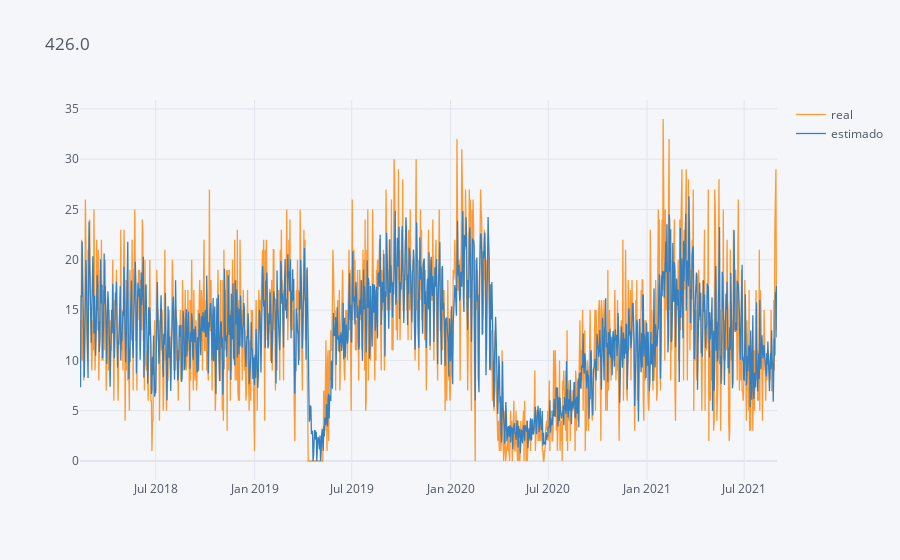
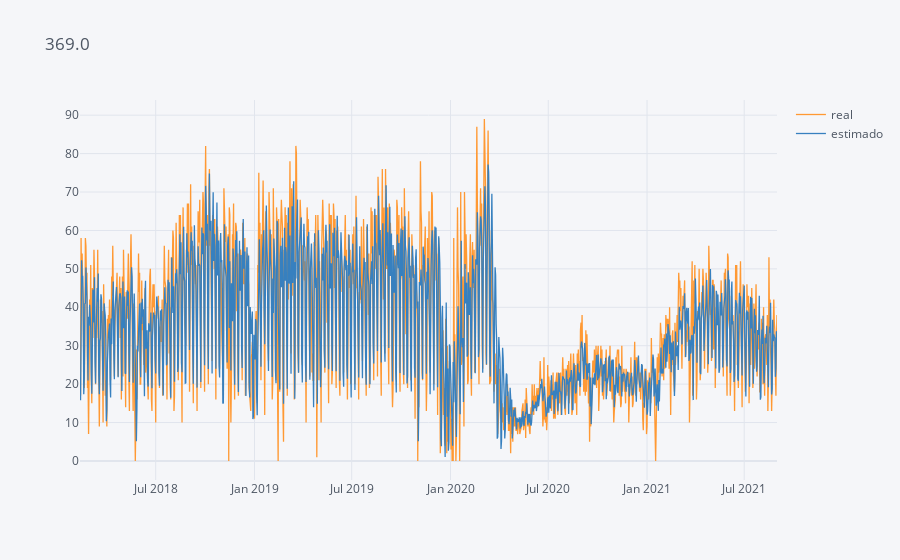
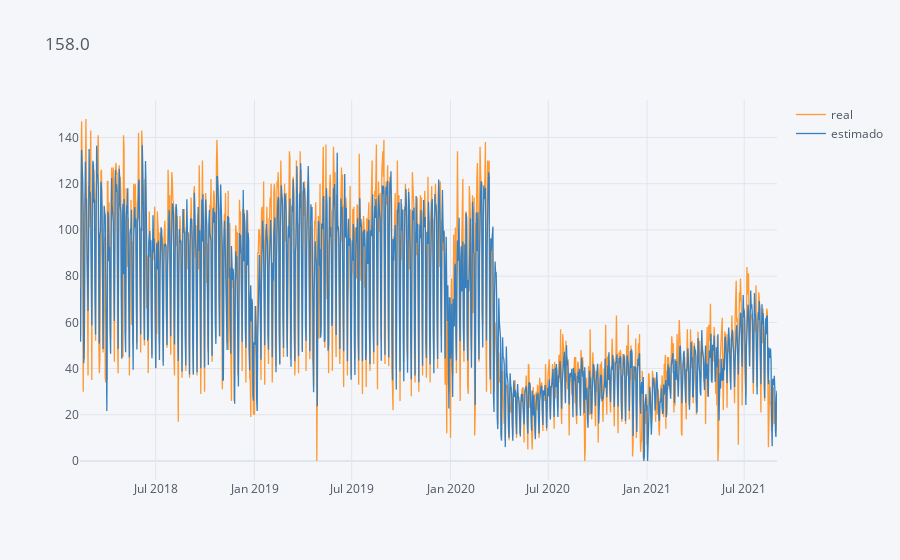
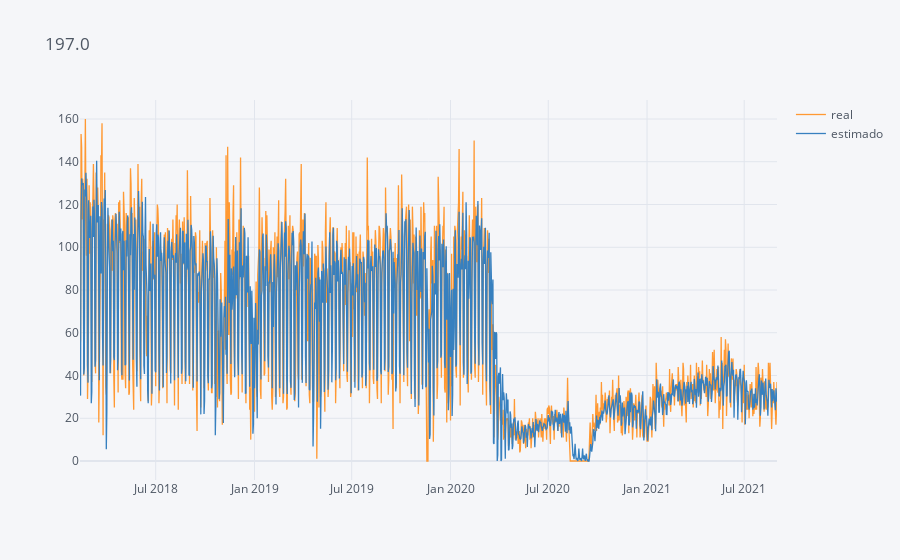

Notebook code for these charts, in order:
### Markdown cell above
### Real vs estimado

### Code cell
eb.plot_real_vs_est(X, y, model, id_col='Ciclo_Estacion_Retiro')

### Figure 1 — Plotly figure (JSON) as saved in the notebook; plotly's stock layout.template omitted (floating-point values rounded to 4 significant figures; data arrays with more than 128 entries replaced by an {"elided": "..."} marker saying what was removed)
{"data": [{"line": {"color": "rgba(255, 153, 51, 1.0)", "dash": "solid", "shape": "linear", "width": 1.3}, "mode": "lines", "name": "real", "text": "", "type": "scatter", "x": {"elided": "1299 str values"}, "y": {"elided": "1299 int values"}}, {"line": {"color": "rgba(55, 128, 191, 1.0)", "dash": "solid", "shape": "linear", "width": 1.3}, "mode": "lines", "name": "estimado", "text": "", "type": "scatter", "x": {"elided": "1299 str values"}, "y": {"elided": "1299 float values"}}], "layout": {"legend": {"bgcolor": "#F5F6F9", "font": {"color": "#4D5663"}}, "paper_bgcolor": "#F5F6F9", "plot_bgcolor": "#F5F6F9", "title": {"font": {"color": "#4D5663"}, "text": "426.0"}, "xaxis": {"gridcolor": "#E1E5ED", "showgrid": true, "tickfont": {"color": "#4D5663"}, "title": {"font": {"color": "#4D5663"}, "text": ""}, "zerolinecolor": "#E1E5ED"}, "yaxis": {"gridcolor": "#E1E5ED", "showgrid": true, "tickfont": {"color": "#4D5663"}, "title": {"font": {"color": "#4D5663"}, "text": ""}, "zerolinecolor": "#E1E5ED"}}}

### Figure 2 — Plotly figure (JSON) as saved in the notebook; plotly's stock layout.template omitted (floating-point values rounded to 4 significant figures; data arrays with more than 128 entries replaced by an {"elided": "..."} marker saying what was removed)
{"data": [{"line": {"color": "rgba(255, 153, 51, 1.0)", "dash": "solid", "shape": "linear", "width": 1.3}, "mode": "lines", "name": "real", "text": "", "type": "scatter", "x": {"elided": "1299 str values"}, "y": {"elided": "1299 int values"}}, {"line": {"color": "rgba(55, 128, 191, 1.0)", "dash": "solid", "shape": "linear", "width": 1.3}, "mode": "lines", "name": "estimado", "text": "", "type": "scatter", "x": {"elided": "1299 str values"}, "y": {"elided": "1299 float values"}}], "layout": {"legend": {"bgcolor": "#F5F6F9", "font": {"color": "#4D5663"}}, "paper_bgcolor": "#F5F6F9", "plot_bgcolor": "#F5F6F9", "title": {"font": {"color": "#4D5663"}, "text": "369.0"}, "xaxis": {"gridcolor": "#E1E5ED", "showgrid": true, "tickfont": {"color": "#4D5663"}, "title": {"font": {"color": "#4D5663"}, "text": ""}, "zerolinecolor": "#E1E5ED"}, "yaxis": {"gridcolor": "#E1E5ED", "showgrid": true, "tickfont": {"color": "#4D5663"}, "title": {"font": {"color": "#4D5663"}, "text": ""}, "zerolinecolor": "#E1E5ED"}}}

### Figure 3 — Plotly figure (JSON) as saved in the notebook; plotly's stock layout.template omitted (floating-point values rounded to 4 significant figures; data arrays with more than 128 entries replaced by an {"elided": "..."} marker saying what was removed)
{"data": [{"line": {"color": "rgba(255, 153, 51, 1.0)", "dash": "solid", "shape": "linear", "width": 1.3}, "mode": "lines", "name": "real", "text": "", "type": "scatter", "x": {"elided": "1299 str values"}, "y": {"elided": "1299 int values"}}, {"line": {"color": "rgba(55, 128, 191, 1.0)", "dash": "solid", "shape": "linear", "width": 1.3}, "mode": "lines", "name": "estimado", "text": "", "type": "scatter", "x": {"elided": "1299 str values"}, "y": {"elided": "1299 float values"}}], "layout": {"legend": {"bgcolor": "#F5F6F9", "font": {"color": "#4D5663"}}, "paper_bgcolor": "#F5F6F9", "plot_bgcolor": "#F5F6F9", "title": {"font": {"color": "#4D5663"}, "text": "158.0"}, "xaxis": {"gridcolor": "#E1E5ED", "showgrid": true, "tickfont": {"color": "#4D5663"}, "title": {"font": {"color": "#4D5663"}, "text": ""}, "zerolinecolor": "#E1E5ED"}, "yaxis": {"gridcolor": "#E1E5ED", "showgrid": true, "tickfont": {"color": "#4D5663"}, "title": {"font": {"color": "#4D5663"}, "text": ""}, "zerolinecolor": "#E1E5ED"}}}

### Figure 4 — Plotly figure (JSON) as saved in the notebook; plotly's stock layout.template omitted (floating-point values rounded to 4 significant figures; data arrays with more than 128 entries replaced by an {"elided": "..."} marker saying what was removed)
{"data": [{"line": {"color": "rgba(255, 153, 51, 1.0)", "dash": "solid", "shape": "linear", "width": 1.3}, "mode": "lines", "name": "real", "text": "", "type": "scatter", "x": {"elided": "1299 str values"}, "y": {"elided": "1299 int values"}}, {"line": {"color": "rgba(55, 128, 191, 1.0)", "dash": "solid", "shape": "linear", "width": 1.3}, "mode": "lines", "name": "estimado", "text": "", "type": "scatter", "x": {"elided": "1299 str values"}, "y": {"elided": "1299 float values"}}], "layout": {"legend": {"bgcolor": "#F5F6F9", "font": {"color": "#4D5663"}}, "paper_bgcolor": "#F5F6F9", "plot_bgcolor": "#F5F6F9", "title": {"font": {"color": "#4D5663"}, "text": "197.0"}, "xaxis": {"gridcolor": "#E1E5ED", "showgrid": true, "tickfont": {"color": "#4D5663"}, "title": {"font": {"color": "#4D5663"}, "text": ""}, "zerolinecolor": "#E1E5ED"}, "yaxis": {"gridcolor": "#E1E5ED", "showgrid": true, "tickfont": {"color": "#4D5663"}, "title": {"font": {"color": "#4D5663"}, "text": ""}, "zerolinecolor": "#E1E5ED"}}}
